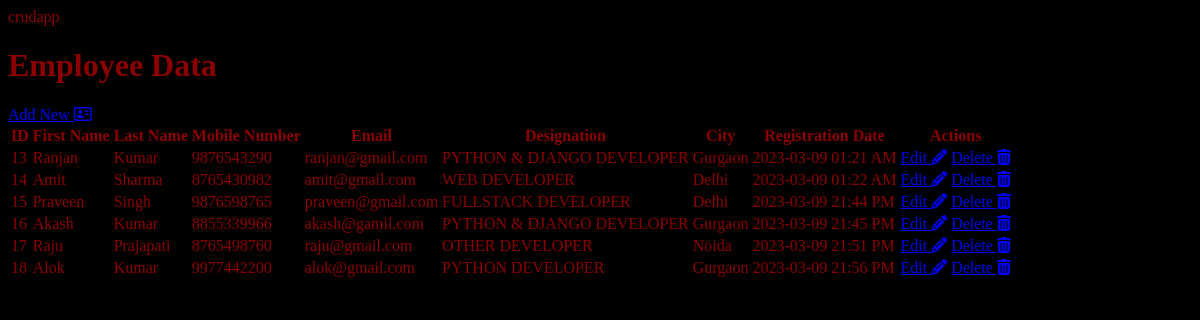
Before: / with the older database file.
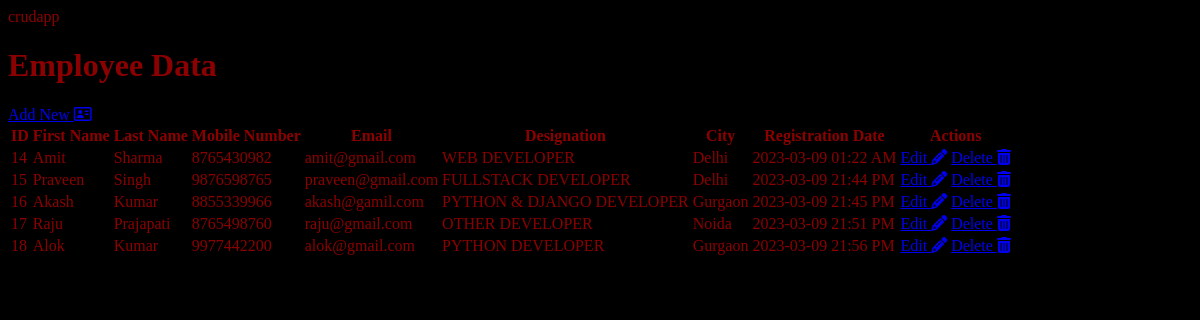
After: the same page with the newer database file.
### crudapp/models.py (models this page shows)
class Employee(models.Model):
    designation = (
        ('WEB DEVELOPER','WEB DEVELOPER'),
        ("PYTHON DEVELOPER", "PYTHON DEVELOPER"),
        ("DJANGO DEVELOPER", "DJANGO DEVELOPER"),
        ("PYTHON & DJANGO DEVELOPER", "PYTHON & DJANGO DEVELOPER"),
        ("FULLSTACK DEVELOPER", "FULLSTACK DEVELOPER"),
        ("JAVA DEVELOPER", "JAVA DEVELOPER"),
        ("FRONTEND DEVELOPER", "FRONTEND DEVELOPER"),
        ("OTHER DEVELOPER", "OTHER DEVELOPER"),
    )
    id = models.AutoField(primary_key=True, auto_created=True,),
    first_name = models.CharField(max_length=100)
    last_name = models.CharField(max_length=100)
    phone = models.CharField(max_length=12)
    email = models.EmailField(max_length=200)
    designation = models.CharField(max_length=200,
                        choices=designation,
                        default="PYTHON DEVELOPER")
    location = models.CharField(max_length=200)
    created_on = models.DateTimeField(
        auto_now_add=True,
        null=True,
        blank=True,)
    def __str__(self):
        return str(self.id) +" "+ self.last_name +" "+ self.last_name

### crudapp/views.py (the view)
# urls.py: path('', views.getEmployee),
def getEmployee(request):
    all_employee = Employee.objects.all()
    print(all_employee, "ALALL \n\n\n\n")
    return render(request, 'index.html', {"data":all_employee})

### crudapp/templates/index.html (shortened to what this page needs)
{% load static %}
<!DOCTYPE html>
<html lang="en">
<head>
    <link rel="stylesheet" href="https://cdnjs.cloudflare.com/ajax/libs/font-awesome/4.7.0/css/font-awesome.min.css">
    <link rel="stylesheet" href="{% static '/css/custom_style.css' %}">
</head>
<body>crudapp
    {% if data %}
    <h1 class="text-center">Employee Data</h1>
    {% else %}
    <h1 class="text-center">No Employees Available. (Add New Employee)</h1>
    {% endif %}
    <div class="container">
        <a href="/newemployee" class="btn btn-success" type="button">Add New <i class="fa fa-address-card-o"
                aria-hidden="true"></i></a>
        <div class="row">
            <table class="table table-striped table-hover">
                <thead>
                    <tr>
                        <th>ID</th>
                        <th>First Name</th>
                        <th>Last Name</th>
                        <th>Mobile Number</th>
                        <th>Email</th>
                        <th>Designation</th>
                        <th>City</th>
                        <th>Registration Date</th>
                        <th>Actions</th>
                    </tr>
                </thead>
                <tbody>
                    {% for value in data %}
                    <tr>
                        <td>{{value.id}}</td>
                        <td>{{value.first_name|capfirst}}</td>
                        <td>{{value.last_name|capfirst}}</td>
                        <td>{{value.phone}}</td>
                        <td>{{value.email}}</td>
                        <td>{{value.designation}}</td>
                        <td>{{value.location|capfirst}}</td>
                        <td>{{value.created_on|date:'Y-m-d H:i A'}}</td>
                        <td>
                            <a type="button" class="btn btn-primary" href="updateemployee/{{value.id}}/">Edit <i
                                    class="fa fa-pencil" aria-hidden="true"></i></a>
                            <a type="button" id="delete_employee" class="btn btn-danger"
                                href="deleteemployee/{{value.id}}/">Delete <i class="fa fa-trash"
                                    aria-hidden="true"></i></a>
                        </td>
                    </tr>
                    {% endfor %}
                </tbody>
            </table>
        </div>
    </div>
</body>
</html>

### crudapp/static/crudapp/css/custom_style.css (style rules this page uses)
body { background-color: black; color: darkred; }

Changed rows visible on the page:
removed Employee: id "13", first_name "Ranjan", last_name "Kumar", phone "9876543290", email "ranjan@gmail.com", designation "PYTHON & DJANGO DEVELOPER", location "Gurgaon", created_on "2023-03-09 01:21 AM"
